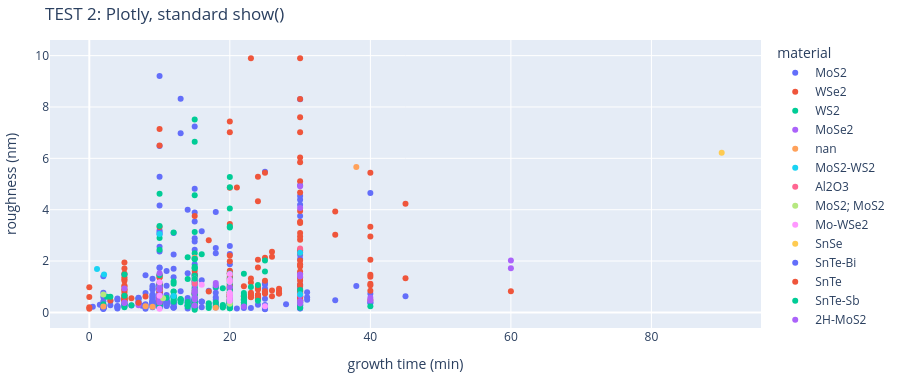

The notebook cell this image was saved under:
### Code cell
# TEST 2 of 10 - Plotly, drawn the normal way
# Try this: touch a point to see its label. Pinch to zoom. Drag to pan.
import plotly.express as px

df = pd.DataFrame(rows)
fig2 = px.scatter(df, x="time", y="rough", color="material",
                  labels={"time": "growth time (min)", "rough": "roughness (nm)"},
                  title="TEST 2: Plotly, standard show()")
fig2.update_layout(height=380, margin=dict(l=10, r=10, t=40, b=10))
fig2.show()

### Figure 1 — Plotly figure (JSON) as saved in the notebook; plotly's stock layout.template omitted (floating-point values rounded to 4 significant figures; data arrays with more than 128 entries replaced by an {"elided": "..."} marker saying what was removed)
{"data": [{"hovertemplate": "material=MoS2<br>growth time (min)=%{x}<br>roughness (nm)=%{y}<extra></extra>", "legendgroup": "MoS2", "marker": {"color": "#636efa", "symbol": "circle"}, "mode": "markers", "name": "MoS2", "orientation": "v", "showlegend": true, "type": "scatter", "x": {"elided": "326 float values"}, "xaxis": "x", "y": {"elided": "326 float values"}, "yaxis": "y"}, {"hovertemplate": "material=WSe2<br>growth time (min)=%{x}<br>roughness (nm)=%{y}<extra></extra>", "legendgroup": "WSe2", "marker": {"color": "#EF553B", "symbol": "circle"}, "mode": "markers", "name": "WSe2", "orientation": "v", "showlegend": true, "type": "scatter", "x": {"elided": "198 float values"}, "xaxis": "x", "y": {"elided": "198 float values"}, "yaxis": "y"}, {"hovertemplate": "material=WS2<br>growth time (min)=%{x}<br>roughness (nm)=%{y}<extra></extra>", "legendgroup": "WS2", "marker": {"color": "#00cc96", "symbol": "circle"}, "mode": "markers", "name": "WS2", "orientation": "v", "showlegend": true, "type": "scatter", "x": {"elided": "131 float values"}, "xaxis": "x", "y": {"elided": "131 float values"}, "yaxis": "y"}, {"hovertemplate": "material=MoSe2<br>growth time (min)=%{x}<br>roughness (nm)=%{y}<extra></extra>", "legendgroup": "MoSe2", "marker": {"color": "#ab63fa", "symbol": "circle"}, "mode": "markers", "name": "MoSe2", "orientation": "v", "showlegend": true, "type": "scatter", "x": [30.0, 18.0, 15.0, 18.0, 15.0, 15.0, 15.0, 15.0, 20.0, 40.0, 40.0, 60.0, 30.0, 60.0, 10.0, 5.0, 15.0, 30.0, 15.0, 20.0, 15.0, 20.0, 10.0, 20.0, 5.0, 10.0, 10.0, 7.0, 7.0, 30.0, 30.0, 30.0, 30.0, 20.0, 10.0, 10.0, 10.0, 10.0, 5.0, 10.0, 10.0, 10.0, 10.0], "xaxis": "x", "y": [0.351, 1.142, 0.886, 1.059, 2.128, 0.505, 0.77, 0.579, 0.501, 0.566, 0.46, 1.721, 4.065, 2.024, 1.525, 0.385, 1.075, 1.401, 1.181, 0.484, 0.782, 0.624, 0.589, 0.976, 0.929, 0.386, 0.67, 0.283, 0.361, 4.915, 0.442, 1.472, 0.671, 0.473, 0.476, 0.563, 0.884, 0.506, 0.367, 0.597, 0.662, 0.991, 0.408], "yaxis": "y"}, {"hovertemplate": "material=nan<br>growth time (min)=%{x}<br>roughness (nm)=%{y}<extra></extra>", "legendgroup": "nan", "marker": {"color": "#FFA15A", "symbol": "circle"}, "mode": "markers", "name": "nan", "orientation": "v", "showlegend": true, "type": "scatter", "x": [15.0, 18.0, 38.0, 2.0, 9.0], "xaxis": "x", "y": [2.131, 0.181, 5.665, 0.229, 0.222], "yaxis": "y"}, {"hovertemplate": "material=MoS2-WS2<br>growth time (min)=%{x}<br>roughness (nm)=%{y}<extra></extra>", "legendgroup": "MoS2-WS2", "marker": {"color": "#19d3f3", "symbol": "circle"}, "mode": "markers", "name": "MoS2-WS2", "orientation": "v", "showlegend": true, "type": "scatter", "x": [12.0], "xaxis": "x", "y": [0.641], "yaxis": "y"}, {"hovertemplate": "material=Al2O3<br>growth time (min)=%{x}<br>roughness (nm)=%{y}<extra></extra>", "legendgroup": "Al2O3", "marker": {"color": "#FF6692", "symbol": "circle"}, "mode": "markers", "name": "Al2O3", "orientation": "v", "showlegend": true, "type": "scatter", "x": [15.0, 30.0], "xaxis": "x", "y": [1.125, 2.492], "yaxis": "y"}, {"hovertemplate": "material=MoS2; MoS2<br>growth time (min)=%{x}<br>roughness (nm)=%{y}<extra></extra>", "legendgroup": "MoS2; MoS2", "marker": {"color": "#B6E880", "symbol": "circle"}, "mode": "markers", "name": "MoS2; MoS2", "orientation": "v", "showlegend": true, "type": "scatter", "x": [2.0, 10.5, 20.0], "xaxis": "x", "y": [0.696, 0.55, 0.336], "yaxis": "y"}, {"hovertemplate": "material=Mo-WSe2<br>growth time (min)=%{x}<br>roughness (nm)=%{y}<extra></extra>", "legendgroup": "Mo-WSe2", "marker": {"color": "#FF97FF", "symbol": "circle"}, "mode": "markers", "name": "Mo-WSe2", "orientation": "v", "showlegend": true, "type": "scatter", "x": [16.0, 20.0, 10.0, 20.0, 15.0, 10.0, 10.0, 20.0, 20.0, 20.0, 25.0, 20.0, 20.0, 20.0], "xaxis": "x", "y": [1.074, 0.65, 0.14, 0.442, 1.313, 1.177, 0.644, 1.181, 1.274, 0.722, 0.235, 0.562, 1.492, 0.767], "yaxis": "y"}, {"hovertemplate": "material=SnSe<br>growth time (min)=%{x}<br>roughness (nm)=%{y}<extra></extra>", "legendgroup": "SnSe", "marker": {"color": "#FECB52", "symbol": "circle"}, "mode": "markers", "name": "SnSe", "orientation": "v", "showlegend": true, "type": "scatter", "x": [90.0], "xaxis": "x", "y": [6.219], "yaxis": "y"}, {"hovertemplate": "material=SnTe-Bi<br>growth time (min)=%{x}<br>roughness (nm)=%{y}<extra></extra>", "legendgroup": "SnTe-Bi", "marker": {"color": "#636efa", "symbol": "circle"}, "mode": "markers", "name": "SnTe-Bi", "orientation": "v", "showlegend": true, "type": "scatter", "x": [7.0, 7.0, 7.0], "xaxis": "x", "y": [0.397, 0.553, 0.566], "yaxis": "y"}, {"hovertemplate": "material=SnTe<br>growth time (min)=%{x}<br>roughness (nm)=%{y}<extra></extra>", "legendgroup": "SnTe", "marker": {"color": "#EF553B", "symbol": "circle"}, "mode": "markers", "name": "SnTe", "orientation": "v", "showlegend": true, "type": "scatter", "x": [7.0], "xaxis": "x", "y": [0.376], "yaxis": "y"}, {"hovertemplate": "material=SnTe-Sb<br>growth time (min)=%{x}<br>roughness (nm)=%{y}<extra></extra>", "legendgroup": "SnTe-Sb", "marker": {"color": "#00cc96", "symbol": "circle"}, "mode": "markers", "name": "SnTe-Sb", "orientation": "v", "showlegend": true, "type": "scatter", "x": [15.0, 15.0, 15.0, 15.0], "xaxis": "x", "y": [1.731, 2.093, 1.312, 2.069], "yaxis": "y"}, {"hovertemplate": "material=2H-MoS2<br>growth time (min)=%{x}<br>roughness (nm)=%{y}<extra></extra>", "legendgroup": "2H-MoS2", "marker": {"color": "#ab63fa", "symbol": "circle"}, "mode": "markers", "name": "2H-MoS2", "orientation": "v", "showlegend": true, "type": "scatter", "x": [15.0, 22.0], "xaxis": "x", "y": [0.264, 0.231], "yaxis": "y"}, {"hovertemplate": "material=MoS2; 0<br>growth time (min)=%{x}<br>roughness (nm)=%{y}<extra></extra>", "legendgroup": "MoS2; 0", "marker": {"color": "#FFA15A", "symbol": "circle"}, "mode": "markers", "name": "MoS2; 0", "orientation": "v", "showlegend": true, "type": "scatter", "x": [8.0], "xaxis": "x", "y": [0.242], "yaxis": "y"}, {"hovertemplate": "material=SnSe; SnSe<br>growth time (min)=%{x}<br>roughness (nm)=%{y}<extra></extra>", "legendgroup": "SnSe; SnSe", "marker": {"color": "#19d3f3", "symbol": "circle"}, "mode": "markers", "name": "SnSe; SnSe", "orientation": "v", "showlegend": true, "type": "scatter", "x": [30.0, 30.0, 10.0, 1.1, 2.1], "xaxis": "x", "y": [0.711, 2.327, 3.053, 1.693, 1.473], "yaxis": "y"}], "layout": {"height": 380, "legend": {"title": {"text": "material"}, "tracegroupgap": 0}, "margin": {"b": 10, "l": 10, "r": 10, "t": 40}, "title": {"text": "TEST 2: Plotly, standard show()"}, "xaxis": {"anchor": "y", "domain": [0.0, 1.0], "title": {"text": "growth time (min)"}}, "yaxis": {"anchor": "x", "domain": [0.0, 1.0], "title": {"text": "roughness (nm)"}}}}
